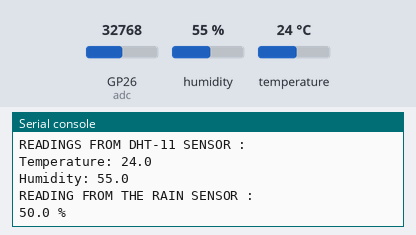
Bench run of a program on a simulated Raspberry Pi Pico running MicroPython. On the bench: the last lines printed to the serial console. Inputs (shaded band) come from the test bench; at power-on: humidity 55 %, GP26 (adc) = 32768, temperature 24 °C (analog values on the 0–65535 scale).

Above: at 1.2 s.
1.3 s: humidity set to 22 %
2.8 s: GP26 (adc) set to 45874
At 3.5 s:
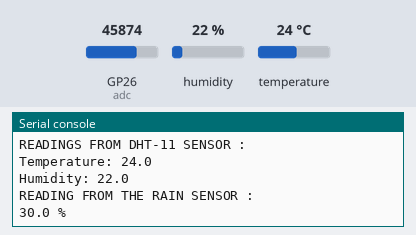
4.3 s: temperature set to 12 °C
5.8 s: GP26 (adc) set to 57670
At 7.2 s:
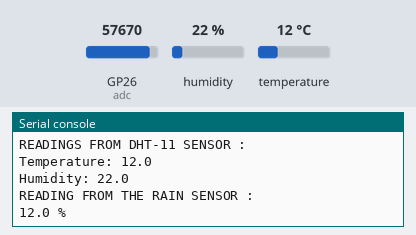
7.3 s: humidity set to 40 %
At 9.6 s:
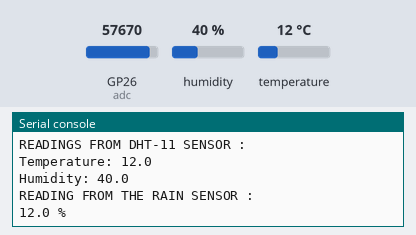
Timing chart, 0 to 9.8 s (numbered marks = the images above; inputs shaded):
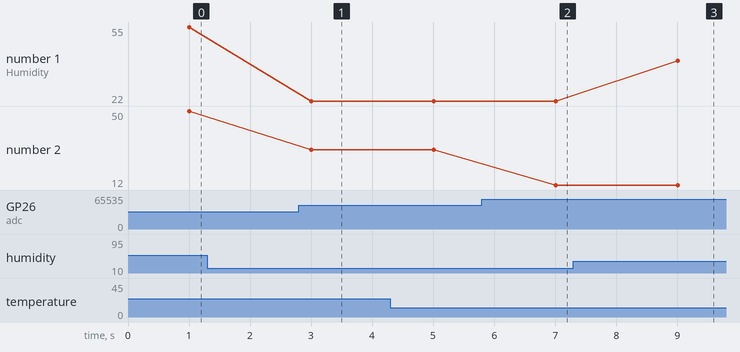

Measured:
- after the input at 2.8 s, the serial console: prints a new line after 0.21 s (image 1)
- after the input at 5.8 s, the serial console: prints a new line after 1.2 s (image 2)
- after the input at 7.3 s, the serial console: prints a new line after 1.7 s (image 3)
- plotted number 1: 22 → 40 after the input at 7.3 s
- plotted number 2: 50 → 30 after the input at 2.8 s

The program:

main.py
```python
from machine import Pin
import utime as time
import utime
from dht import DHT11, InvalidChecksum

adc = machine.ADC(26)
conversion_factor = 100 / (65535)

while True:
    time.sleep(1)
    pin = Pin(15, Pin.OUT, Pin.PULL_DOWN)
    sensor = DHT11(pin)
    t  = (sensor.temperature)
    h = (sensor.humidity)
    print("READINGS FROM DHT-11 SENSOR :")
    print("Temperature: {}".format(sensor.temperature))
    print("Humidity: {}".format(sensor.humidity))

    rainCoverage = 100 - (adc.read_u16() * conversion_factor)
    print("READING FROM THE RAIN SENSOR : ")

    print(round(rainCoverage, 1), "%")
    utime.sleep_ms(1000)
```
